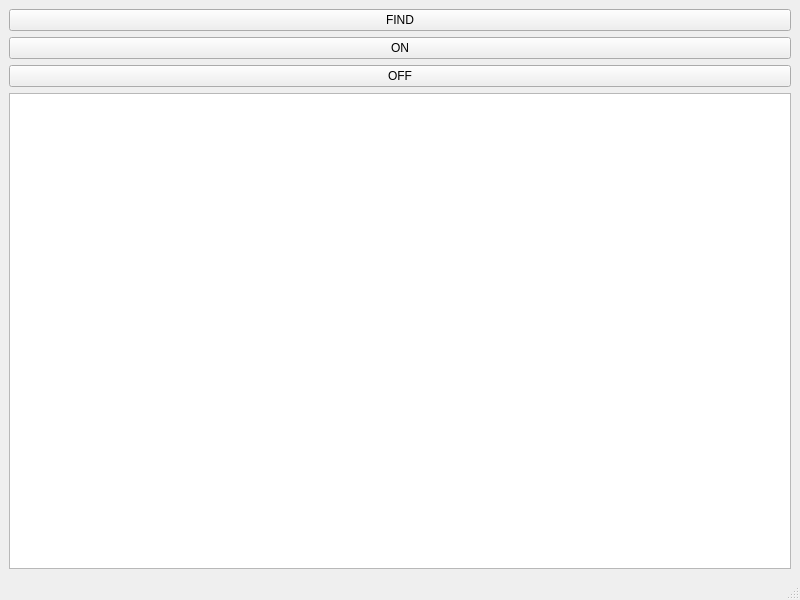
<?xml version="1.0" encoding="UTF-8"?>
<ui version="4.0">
 <class>MainWindow</class>
 <widget class="QMainWindow" name="MainWindow">
  <property name="geometry">
   <rect>
    <x>0</x>
    <y>0</y>
    <width>800</width>
    <height>600</height>
   </rect>
  </property>
  <property name="windowTitle">
   <string>MainWindow</string>
  </property>
  <widget class="QWidget" name="centralwidget">
   <layout class="QVBoxLayout" name="verticalLayout">
    <item>
     <widget class="QPushButton" name="fing">
      <property name="text">
       <string>FIND</string>
      </property>
     </widget>
    </item>
    <item>
     <widget class="QPushButton" name="on">
      <property name="text">
       <string>ON</string>
      </property>
     </widget>
    </item>
    <item>
     <widget class="QPushButton" name="off">
      <property name="text">
       <string>OFF</string>
      </property>
     </widget>
    </item>
    <item>
     <widget class="QListWidget" name="listWidget"/>
    </item>
   </layout>
  </widget>
  <widget class="QMenuBar" name="menubar">
   <property name="geometry">
    <rect>
     <x>0</x>
     <y>0</y>
     <width>800</width>
     <height>22</height>
    </rect>
   </property>
  </widget>
  <widget class="QStatusBar" name="statusbar"/>
 </widget>
 <resources/>
 <connections/>
</ui>
